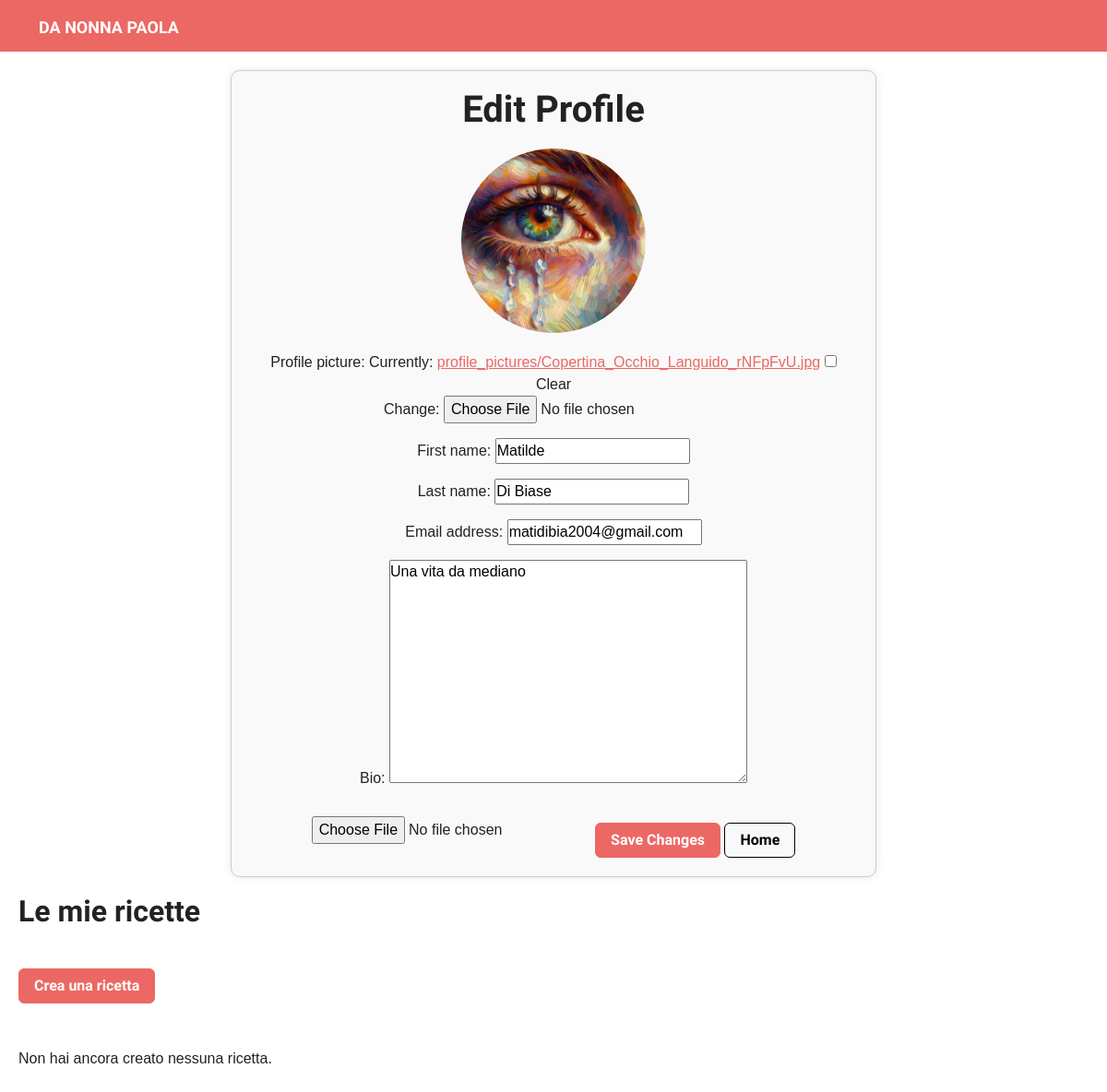
The page /my-profile (signed in) on the database as committed earlier.
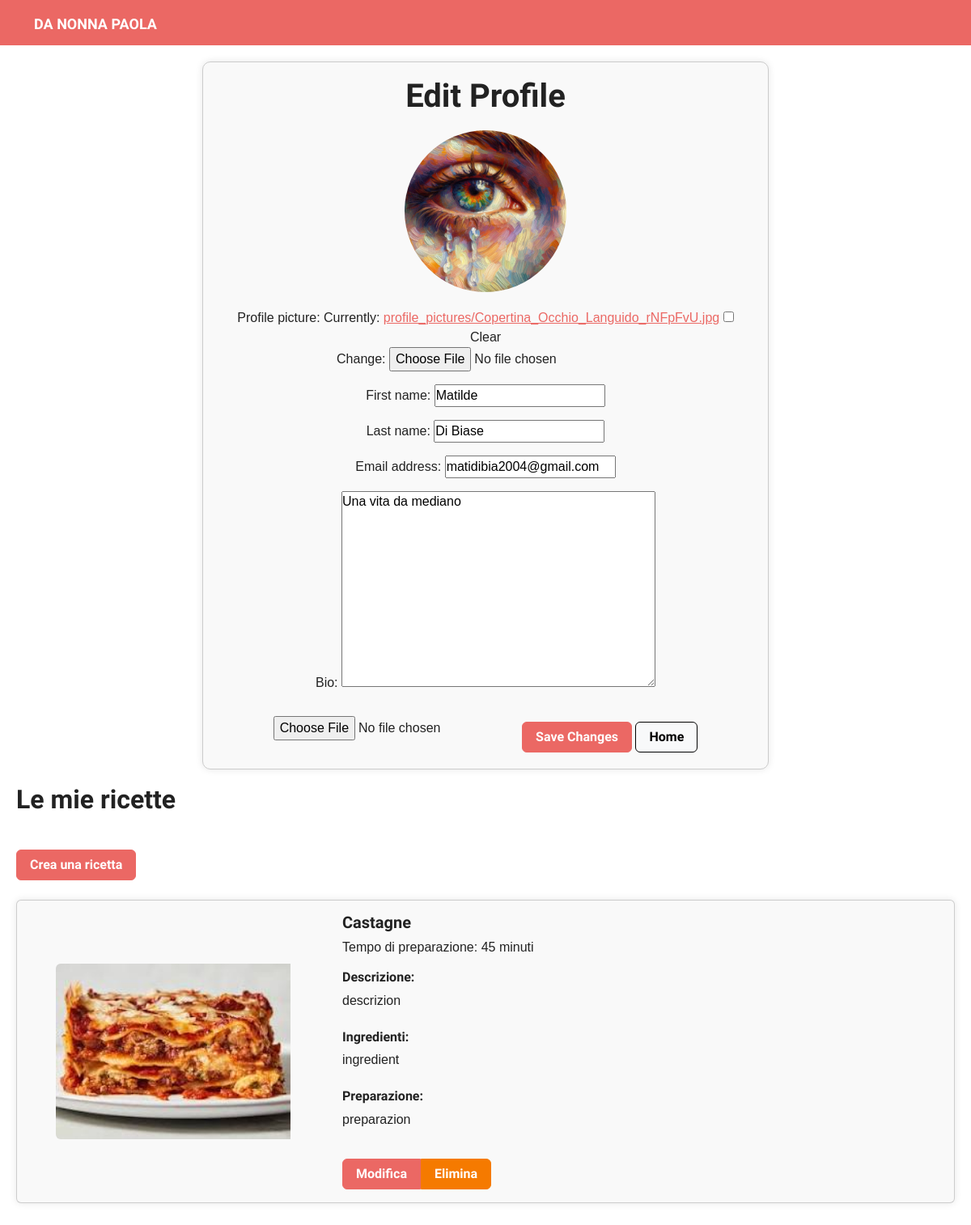
The same page on the database as committed later.
### pages/models.py (models this page shows, shortened)
class Recipe(models.Model):
    user = models.ForeignKey(settings.AUTH_USER_MODEL, related_name='recipes_created', on_delete=models.CASCADE)
    title = models.CharField(max_length=200)
    slug = models.SlugField(max_length=200, blank=True)
    image = models.ImageField(upload_to='recipes/%Y/%m/%d')
    description = models.TextField("Description")
    ingredients = models.TextField("Ingredients")
    preparation = models.TextField("Preparation")
    preparation_time = models.IntegerField("Preparation Time (minutes)", default=0)
    created = models.DateField(auto_now_add=True, db_index=True)

### pages/views.py (the view)
# urls.py: path("my-profile", views.my_profile, name="my-profile"),
@login_required
def my_profile(request):
    if request.method == 'POST':
        form = UpdateProfileForm(request.POST, request.FILES, instance=request.user)
        if form.is_valid():
            form.save()
            return redirect("my-profile")
    else:
        form = UpdateProfileForm(instance=request.user)
    return render(request, 'pages/my-profile.html', {'form': form})

### pages/forms.py
class UpdateProfileForm(forms.ModelForm):
    class Meta:
        model = CustomUser
        fields = ['profile_picture', 'first_name', 'last_name', 'email', 'bio']
        widgets = {
            'bio': forms.Textarea(attrs={'placeholder': 'Inserisci la tua bio', 'class': 'bio-textarea'}),
        }

### pages/templates/pages/my-profile.html (shortened to what this page needs)
<!DOCTYPE html>
<html lang="en">
<head>
    <link rel="stylesheet" href="https://bootswatch.com/5/journal/bootstrap.min.css">
</head>
<body>
<header>
    <nav class="navbar navbar-expand-lg navbar-dark bg-primary">
        <div class="container">
            <a class="navbar-brand" href="/">DA NONNA PAOLA</a>
        </div>
    </nav>
</header>
<main>
    <div class="profile-page">
        <div class="profile-form">
            <h1>Edit Profile</h1>
            {% load static %}
            {% if request.user.profile_picture %}
                <a href="{{ request.user.profile_picture.url }}" target="_blank">
                    <img id="current-profile-picture" class="profile-picture" src="{{ request.user.profile_picture.url }}" alt="Profile Picture">
                </a>
            {% else %}
                <p>No profile picture uploaded yet.</p>
            {% endif %}
            <form method="POST" autocomplete="off" enctype="multipart/form-data">
                {{ form.as_p }}
                <input id="id_profile_picture" type="file" name="profile_picture">
                <input class="btn btn-primary" type="submit" value="Save Changes">
                <a type="button" class="btn btn-light" href="/">Home</a>
            </form>
        </div>
    </div>
    <div class="recipes-section" style="margin-bottom:30px;">
        <h2 class="mb-4">Le mie ricette</h2>
        <a class="btn btn-primary mb-4" href="{% url 'recipe-creation' %}">Crea una ricetta</a>
        {% if request.user.recipes_created.all %}
            <div class="row row-cols-1 g-4">
                {% for recipe in request.user.recipes_created.all %}
                    <div class="col">
                        <div class="card">
                            <div class="row g-0">
                                <div class="col-md-4" >
                                    <div class="profile-picture-container d-flex justify-content-center align-items-center">
                                        <img src="{{ recipe.image.url }}" class="img-fluid rounded-start recipe-image" alt="{{ recipe.title }}">
                                    </div>
                                </div>
                                <div class="col-md-8">
                                    <div class="card-body">
                                        <h5 class="card-title">{{ recipe.title }}</h5>
                                        <p class="card-text">Tempo di preparazione: {{ recipe.preparation_time }} minuti</p>
                                        <h6>Descrizione:</h6>
                                        <p>{{ recipe.description }}</p>
                                        <h6 class="mt-4">Ingredienti:</h6>
                                        <p>{{ recipe.ingredients }}</p>
                                        <h6 class="mt-4">Preparazione:</h6>
                                        <p>{{ recipe.preparation }}</p>
                                        <div class="btn-group" role="group">
                                            <a class="btn btn-primary" href="{% url 'edit_recipe' recipe.id %}">Modifica</a>
                                            <form method="POST" action="{% url 'delete_recipe' recipe.id %}">
                                                <input class="btn btn-danger" type="submit" value="Elimina" style="border-top-left-radius:0; border-bottom-left-radius:0;">
                                            </form>
                                        </div>
                                    </div>
                                </div>
                            </div>
                        </div>
                    </div>
                {% endfor %}
            </div>
        {% else %}
            <p class="mt-4">Non hai ancora creato nessuna ricetta.</p>
        {% endif %}
    </div>
</main>
</body>
</html>

Rows that differ between the two databases and show on the page:
added Recipe: image (picture), title "Castagne", preparation_time "45", description "descrizion", ingredients "ingredient", preparation "preparazion"
Other text that changed with them:
text no longer shown: "Non hai ancora creato nessuna ricetta."
